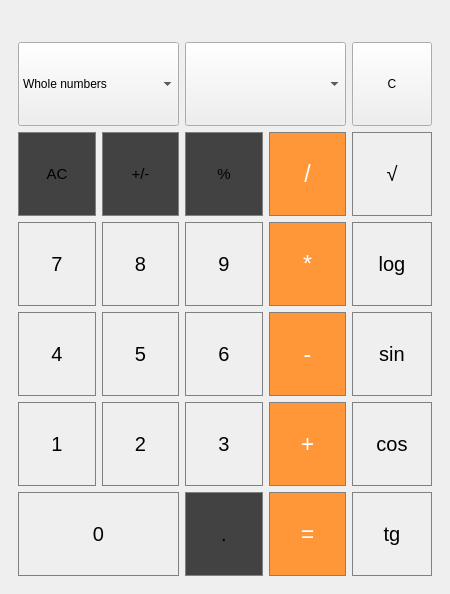
<?xml version="1.0" encoding="UTF-8"?>
<ui version="4.0">
 <class>MainWindow</class>
 <widget class="QMainWindow" name="MainWindow">
  <property name="geometry">
   <rect>
    <x>0</x>
    <y>0</y>
    <width>450</width>
    <height>594</height>
   </rect>
  </property>
  <property name="windowTitle">
   <string>MainWindow</string>
  </property>
  <widget class="QWidget" name="centralwidget">
   <layout class="QGridLayout" name="gridLayout_3">
    <item row="0" column="0">
     <widget class="QWidget" name="widget_2" native="true">
      <layout class="QGridLayout" name="gridLayout">
       <item row="0" column="0">
        <layout class="QVBoxLayout" name="verticalLayout_2"/>
       </item>
       <item row="1" column="0">
        <layout class="QVBoxLayout" name="displayResult&#10;"/>
       </item>
      </layout>
     </widget>
    </item>
    <item row="1" column="0">
     <widget class="QWidget" name="widget" native="true">
      <layout class="QGridLayout" name="gridLayout_2">
       <item row="0" column="0" colspan="2">
        <widget class="QComboBox" name="comboBox">
         <property name="sizePolicy">
          <sizepolicy hsizetype="Expanding" vsizetype="Expanding">
           <horstretch>0</horstretch>
           <verstretch>0</verstretch>
          </sizepolicy>
         </property>
         <item>
          <property name="text">
           <string>Whole numbers</string>
          </property>
         </item>
         <item>
          <property name="text">
           <string>Fractional numbers</string>
          </property>
         </item>
        </widget>
       </item>
       <item row="0" column="2" colspan="2">
        <widget class="QComboBox" name="comboUnits_2">
         <property name="sizePolicy">
          <sizepolicy hsizetype="Expanding" vsizetype="Expanding">
           <horstretch>0</horstretch>
           <verstretch>0</verstretch>
          </sizepolicy>
         </property>
        </widget>
       </item>
       <item row="0" column="4">
        <widget class="QPushButton" name="pushButton_Clear">
         <property name="sizePolicy">
          <sizepolicy hsizetype="Expanding" vsizetype="Expanding">
           <horstretch>0</horstretch>
           <verstretch>0</verstretch>
          </sizepolicy>
         </property>
         <property name="text">
          <string>C</string>
         </property>
        </widget>
       </item>
       <item row="1" column="0">
        <widget class="QPushButton" name="pushButton_AC">
         <property name="sizePolicy">
          <sizepolicy hsizetype="Expanding" vsizetype="Expanding">
           <horstretch>0</horstretch>
           <verstretch>0</verstretch>
          </sizepolicy>
         </property>
         <property name="font">
          <font>
           <pointsize>11</pointsize>
          </font>
         </property>
         <property name="styleSheet">
          <string notr="true">
QPushButton {
	background-color: rgb(66, 66, 66);
	border: 1px solid gray;
}
QPushButton:pressed {
	background-color: qlineargradient(x1: 0, y1: 0, x2: 0, y2: 1,
										stop: 0 #BEBEBE, stop: 1 #D7D7D7);
}</string>
         </property>
         <property name="text">
          <string>AC</string>
         </property>
        </widget>
       </item>
       <item row="1" column="1">
        <widget class="QPushButton" name="pushButton_negative">
         <property name="sizePolicy">
          <sizepolicy hsizetype="Expanding" vsizetype="Expanding">
           <horstretch>0</horstretch>
           <verstretch>0</verstretch>
          </sizepolicy>
         </property>
         <property name="font">
          <font>
           <pointsize>11</pointsize>
          </font>
         </property>
         <property name="styleSheet">
          <string notr="true">
QPushButton {
	background-color: rgb(66, 66, 66);
	border: 1px solid gray;
}
QPushButton:pressed {
	background-color: qlineargradient(x1: 0, y1: 0, x2: 0, y2: 1,
										stop: 0 #BEBEBE, stop: 1 #D7D7D7);
}</string>
         </property>
         <property name="text">
          <string>+/-</string>
         </property>
        </widget>
       </item>
       <item row="1" column="2">
        <widget class="QPushButton" name="pushButton_percent">
         <property name="sizePolicy">
          <sizepolicy hsizetype="Expanding" vsizetype="Expanding">
           <horstretch>0</horstretch>
           <verstretch>0</verstretch>
          </sizepolicy>
         </property>
         <property name="font">
          <font>
           <pointsize>11</pointsize>
          </font>
         </property>
         <property name="styleSheet">
          <string notr="true">
QPushButton {
	background-color: rgb(66, 66, 66);
	border: 1px solid gray;
}
QPushButton:pressed {
	background-color: qlineargradient(x1: 0, y1: 0, x2: 0, y2: 1,
										stop: 0 #BEBEBE, stop: 1 #D7D7D7);
}</string>
         </property>
         <property name="text">
          <string>%</string>
         </property>
        </widget>
       </item>
       <item row="1" column="3">
        <widget class="QPushButton" name="pushButton_divide">
         <property name="sizePolicy">
          <sizepolicy hsizetype="Expanding" vsizetype="Expanding">
           <horstretch>0</horstretch>
           <verstretch>0</verstretch>
          </sizepolicy>
         </property>
         <property name="font">
          <font>
           <pointsize>17</pointsize>
          </font>
         </property>
         <property name="styleSheet">
          <string notr="true">QPushButton {
	background-color: rgb(255, 151, 57);
	color: white;
	border: 1px solid gray;
}
QPushButton:pressed {
	background-color: qlineargradient(x1: 0, y1: 0, x2: 0, y2: 1,
										stop: 0 #FF7832, stop: 1 #FF9739);
}</string>
         </property>
         <property name="text">
          <string>/</string>
         </property>
        </widget>
       </item>
       <item row="1" column="4">
        <widget class="QPushButton" name="pushButton_root">
         <property name="sizePolicy">
          <sizepolicy hsizetype="Expanding" vsizetype="Expanding">
           <horstretch>0</horstretch>
           <verstretch>0</verstretch>
          </sizepolicy>
         </property>
         <property name="font">
          <font>
           <pointsize>15</pointsize>
          </font>
         </property>
         <property name="styleSheet">
          <string notr="true">QPushButton {
	border: 1px solid gray;
}
QPushButton:pressed {
	background-color: qlineargradient(x1: 0, y1: 0, x2: 0, y2: 1,
										stop: 0 #dadbde, stop: 1 #f6f7fa);
}</string>
         </property>
         <property name="text">
          <string>√</string>
         </property>
        </widget>
       </item>
       <item row="2" column="0">
        <widget class="QPushButton" name="pushButton_7">
         <property name="sizePolicy">
          <sizepolicy hsizetype="Expanding" vsizetype="Expanding">
           <horstretch>0</horstretch>
           <verstretch>0</verstretch>
          </sizepolicy>
         </property>
         <property name="font">
          <font>
           <pointsize>15</pointsize>
          </font>
         </property>
         <property name="styleSheet">
          <string notr="true">QPushButton {
	border: 1px solid gray;
}
QPushButton:pressed {
	background-color: qlineargradient(x1: 0, y1: 0, x2: 0, y2: 1,
										stop: 0 #dadbde, stop: 1 #f6f7fa);
}</string>
         </property>
         <property name="text">
          <string>7</string>
         </property>
        </widget>
       </item>
       <item row="2" column="1">
        <widget class="QPushButton" name="pushButton_8">
         <property name="sizePolicy">
          <sizepolicy hsizetype="Expanding" vsizetype="Expanding">
           <horstretch>0</horstretch>
           <verstretch>0</verstretch>
          </sizepolicy>
         </property>
         <property name="font">
          <font>
           <pointsize>15</pointsize>
          </font>
         </property>
         <property name="styleSheet">
          <string notr="true">QPushButton {
	border: 1px solid gray;
}
QPushButton:pressed {
	background-color: qlineargradient(x1: 0, y1: 0, x2: 0, y2: 1,
										stop: 0 #dadbde, stop: 1 #f6f7fa);
}</string>
         </property>
         <property name="text">
          <string>8</string>
         </property>
        </widget>
       </item>
       <item row="2" column="2">
        <widget class="QPushButton" name="pushButton_9">
         <property name="sizePolicy">
          <sizepolicy hsizetype="Expanding" vsizetype="Expanding">
           <horstretch>0</horstretch>
           <verstretch>0</verstretch>
          </sizepolicy>
         </property>
         <property name="font">
          <font>
           <pointsize>15</pointsize>
          </font>
         </property>
         <property name="styleSheet">
          <string notr="true">QPushButton {
	border: 1px solid gray;
}
QPushButton:pressed {
	background-color: qlineargradient(x1: 0, y1: 0, x2: 0, y2: 1,
										stop: 0 #dadbde, stop: 1 #f6f7fa);
}</string>
         </property>
         <property name="text">
          <string>9</string>
         </property>
        </widget>
       </item>
       <item row="2" column="3">
        <widget class="QPushButton" name="pushButton_multi">
         <property name="sizePolicy">
          <sizepolicy hsizetype="Expanding" vsizetype="Expanding">
           <horstretch>0</horstretch>
           <verstretch>0</verstretch>
          </sizepolicy>
         </property>
         <property name="font">
          <font>
           <pointsize>17</pointsize>
          </font>
         </property>
         <property name="styleSheet">
          <string notr="true">QPushButton {
	background-color: rgb(255, 151, 57);
	color: white;
	border: 1px solid gray;
}
QPushButton:pressed {
	background-color: qlineargradient(x1: 0, y1: 0, x2: 0, y2: 1,
										stop: 0 #FF7832, stop: 1 #FF9739);
}</string>
         </property>
         <property name="text">
          <string>*</string>
         </property>
        </widget>
       </item>
       <item row="2" column="4">
        <widget class="QPushButton" name="pushButton_log">
         <property name="sizePolicy">
          <sizepolicy hsizetype="Expanding" vsizetype="Expanding">
           <horstretch>0</horstretch>
           <verstretch>0</verstretch>
          </sizepolicy>
         </property>
         <property name="font">
          <font>
           <pointsize>15</pointsize>
          </font>
         </property>
         <property name="styleSheet">
          <string notr="true">QPushButton {
	border: 1px solid gray;
}
QPushButton:pressed {
	background-color: qlineargradient(x1: 0, y1: 0, x2: 0, y2: 1,
										stop: 0 #dadbde, stop: 1 #f6f7fa);
}</string>
         </property>
         <property name="text">
          <string>log</string>
         </property>
        </widget>
       </item>
       <item row="3" column="0">
        <widget class="QPushButton" name="pushButton_4">
         <property name="sizePolicy">
          <sizepolicy hsizetype="Expanding" vsizetype="Expanding">
           <horstretch>0</horstretch>
           <verstretch>0</verstretch>
          </sizepolicy>
         </property>
         <property name="font">
          <font>
           <pointsize>15</pointsize>
          </font>
         </property>
         <property name="styleSheet">
          <string notr="true">QPushButton {
	border: 1px solid gray;
}
QPushButton:pressed {
	background-color: qlineargradient(x1: 0, y1: 0, x2: 0, y2: 1,
										stop: 0 #dadbde, stop: 1 #f6f7fa);
}</string>
         </property>
         <property name="text">
          <string>4</string>
         </property>
        </widget>
       </item>
       <item row="3" column="1">
        <widget class="QPushButton" name="pushButton_5">
         <property name="sizePolicy">
          <sizepolicy hsizetype="Expanding" vsizetype="Expanding">
           <horstretch>0</horstretch>
           <verstretch>0</verstretch>
          </sizepolicy>
         </property>
         <property name="font">
          <font>
           <pointsize>15</pointsize>
          </font>
         </property>
         <property name="styleSheet">
          <string notr="true">QPushButton {
	border: 1px solid gray;
}
QPushButton:pressed {
	background-color: qlineargradient(x1: 0, y1: 0, x2: 0, y2: 1,
										stop: 0 #dadbde, stop: 1 #f6f7fa);
}</string>
         </property>
         <property name="text">
          <string>5</string>
         </property>
        </widget>
       </item>
       <item row="3" column="2">
        <widget class="QPushButton" name="pushButton_6">
         <property name="sizePolicy">
          <sizepolicy hsizetype="Expanding" vsizetype="Expanding">
           <horstretch>0</horstretch>
           <verstretch>0</verstretch>
          </sizepolicy>
         </property>
         <property name="font">
          <font>
           <pointsize>15</pointsize>
          </font>
         </property>
         <property name="styleSheet">
          <string notr="true">QPushButton {
	border: 1px solid gray;
}
QPushButton:pressed {
	background-color: qlineargradient(x1: 0, y1: 0, x2: 0, y2: 1,
										stop: 0 #dadbde, stop: 1 #f6f7fa);
}</string>
         </property>
         <property name="text">
          <string>6</string>
         </property>
        </widget>
       </item>
       <item row="3" column="3">
        <widget class="QPushButton" name="pushButton_diff">
         <property name="sizePolicy">
          <sizepolicy hsizetype="Expanding" vsizetype="Expanding">
           <horstretch>0</horstretch>
           <verstretch>0</verstretch>
          </sizepolicy>
         </property>
         <property name="font">
          <font>
           <pointsize>17</pointsize>
          </font>
         </property>
         <property name="styleSheet">
          <string notr="true">QPushButton {
	background-color: rgb(255, 151, 57);
	color: white;
	border: 1px solid gray;
}
QPushButton:pressed {
	background-color: qlineargradient(x1: 0, y1: 0, x2: 0, y2: 1,
										stop: 0 #FF7832, stop: 1 #FF9739);
}</string>
         </property>
         <property name="text">
          <string>-</string>
         </property>
        </widget>
       </item>
       <item row="3" column="4">
        <widget class="QPushButton" name="pushButton_sin">
         <property name="sizePolicy">
          <sizepolicy hsizetype="Expanding" vsizetype="Expanding">
           <horstretch>0</horstretch>
           <verstretch>0</verstretch>
          </sizepolicy>
         </property>
         <property name="font">
          <font>
           <pointsize>15</pointsize>
          </font>
         </property>
         <property name="styleSheet">
          <string notr="true">QPushButton {
	border: 1px solid gray;
}
QPushButton:pressed {
	background-color: qlineargradient(x1: 0, y1: 0, x2: 0, y2: 1,
										stop: 0 #dadbde, stop: 1 #f6f7fa);
}</string>
         </property>
         <property name="text">
          <string>sin</string>
         </property>
        </widget>
       </item>
       <item row="4" column="0">
        <widget class="QPushButton" name="pushButton_1">
         <property name="sizePolicy">
          <sizepolicy hsizetype="Expanding" vsizetype="Expanding">
           <horstretch>0</horstretch>
           <verstretch>0</verstretch>
          </sizepolicy>
         </property>
         <property name="font">
          <font>
           <pointsize>15</pointsize>
          </font>
         </property>
         <property name="styleSheet">
          <string notr="true">QPushButton {
	border: 1px solid gray;
}
QPushButton:pressed {
	background-color: qlineargradient(x1: 0, y1: 0, x2: 0, y2: 1,
										stop: 0 #dadbde, stop: 1 #f6f7fa);
}</string>
         </property>
         <property name="text">
          <string>1</string>
         </property>
        </widget>
       </item>
       <item row="4" column="1">
        <widget class="QPushButton" name="pushButton_2">
         <property name="sizePolicy">
          <sizepolicy hsizetype="Expanding" vsizetype="Expanding">
           <horstretch>0</horstretch>
           <verstretch>0</verstretch>
          </sizepolicy>
         </property>
         <property name="font">
          <font>
           <pointsize>15</pointsize>
          </font>
         </property>
         <property name="styleSheet">
          <string notr="true">QPushButton {
	border: 1px solid gray;
}
QPushButton:pressed {
	background-color: qlineargradient(x1: 0, y1: 0, x2: 0, y2: 1,
										stop: 0 #dadbde, stop: 1 #f6f7fa);
}</string>
         </property>
         <property name="text">
          <string>2</string>
         </property>
        </widget>
       </item>
       <item row="4" column="2">
        <widget class="QPushButton" name="pushButton_3">
         <property name="sizePolicy">
          <sizepolicy hsizetype="Expanding" vsizetype="Expanding">
           <horstretch>0</horstretch>
           <verstretch>0</verstretch>
          </sizepolicy>
         </property>
         <property name="font">
          <font>
           <pointsize>15</pointsize>
          </font>
         </property>
         <property name="styleSheet">
          <string notr="true">QPushButton {
	border: 1px solid gray;
}
QPushButton:pressed {
	background-color: qlineargradient(x1: 0, y1: 0, x2: 0, y2: 1,
										stop: 0 #dadbde, stop: 1 #f6f7fa);
}</string>
         </property>
         <property name="text">
          <string>3</string>
         </property>
        </widget>
       </item>
       <item row="4" column="3">
        <widget class="QPushButton" name="pushButton_plus">
         <property name="sizePolicy">
          <sizepolicy hsizetype="Expanding" vsizetype="Expanding">
           <horstretch>0</horstretch>
           <verstretch>0</verstretch>
          </sizepolicy>
         </property>
         <property name="font">
          <font>
           <pointsize>17</pointsize>
          </font>
         </property>
         <property name="styleSheet">
          <string notr="true">QPushButton {
	background-color: rgb(255, 151, 57);
	color: white;
	border: 1px solid gray;
}
QPushButton:pressed {
	background-color: qlineargradient(x1: 0, y1: 0, x2: 0, y2: 1,
										stop: 0 #FF7832, stop: 1 #FF9739);
}</string>
         </property>
         <property name="text">
          <string>+</string>
         </property>
        </widget>
       </item>
       <item row="4" column="4">
        <widget class="QPushButton" name="pushButton_cos">
         <property name="sizePolicy">
          <sizepolicy hsizetype="Expanding" vsizetype="Expanding">
           <horstretch>0</horstretch>
           <verstretch>0</verstretch>
          </sizepolicy>
         </property>
         <property name="font">
          <font>
           <pointsize>15</pointsize>
          </font>
         </property>
         <property name="styleSheet">
          <string notr="true">QPushButton {
	border: 1px solid gray;
}
QPushButton:pressed {
	background-color: qlineargradient(x1: 0, y1: 0, x2: 0, y2: 1,
										stop: 0 #dadbde, stop: 1 #f6f7fa);
}</string>
         </property>
         <property name="text">
          <string>cos</string>
         </property>
        </widget>
       </item>
       <item row="5" column="0" colspan="2">
        <widget class="QPushButton" name="pushButton_0">
         <property name="sizePolicy">
          <sizepolicy hsizetype="Expanding" vsizetype="Expanding">
           <horstretch>0</horstretch>
           <verstretch>0</verstretch>
          </sizepolicy>
         </property>
         <property name="font">
          <font>
           <pointsize>15</pointsize>
          </font>
         </property>
         <property name="styleSheet">
          <string notr="true">QPushButton {
	border: 1px solid gray;
}
QPushButton:pressed {
	background-color: qlineargradient(x1: 0, y1: 0, x2: 0, y2: 1,
										stop: 0 #dadbde, stop: 1 #f6f7fa);
}</string>
         </property>
         <property name="text">
          <string>0</string>
         </property>
        </widget>
       </item>
       <item row="5" column="2">
        <widget class="QPushButton" name="pushButton_dot">
         <property name="sizePolicy">
          <sizepolicy hsizetype="Expanding" vsizetype="Expanding">
           <horstretch>0</horstretch>
           <verstretch>0</verstretch>
          </sizepolicy>
         </property>
         <property name="font">
          <font>
           <pointsize>15</pointsize>
          </font>
         </property>
         <property name="styleSheet">
          <string notr="true">
QPushButton {
	background-color: rgb(66, 66, 66);
	border: 1px solid gray;
}
QPushButton:pressed {
	background-color: qlineargradient(x1: 0, y1: 0, x2: 0, y2: 1,
										stop: 0 #BEBEBE, stop: 1 #D7D7D7);
}</string>
         </property>
         <property name="text">
          <string>.</string>
         </property>
        </widget>
       </item>
       <item row="5" column="3">
        <widget class="QPushButton" name="pushButton_equal">
         <property name="sizePolicy">
          <sizepolicy hsizetype="Expanding" vsizetype="Expanding">
           <horstretch>0</horstretch>
           <verstretch>0</verstretch>
          </sizepolicy>
         </property>
         <property name="font">
          <font>
           <pointsize>17</pointsize>
          </font>
         </property>
         <property name="styleSheet">
          <string notr="true">QPushButton {
	background-color: rgb(255, 151, 57);
	color: white;
	border: 1px solid gray;
}
QPushButton:pressed {
	background-color: qlineargradient(x1: 0, y1: 0, x2: 0, y2: 1,
										stop: 0 #FF7832, stop: 1 #FF9739);
}</string>
         </property>
         <property name="text">
          <string>=</string>
         </property>
        </widget>
       </item>
       <item row="5" column="4">
        <widget class="QPushButton" name="pushButton_tg">
         <property name="sizePolicy">
          <sizepolicy hsizetype="Expanding" vsizetype="Expanding">
           <horstretch>0</horstretch>
           <verstretch>0</verstretch>
          </sizepolicy>
         </property>
         <property name="font">
          <font>
           <pointsize>15</pointsize>
          </font>
         </property>
         <property name="styleSheet">
          <string notr="true">QPushButton {
	border: 1px solid gray;
}
QPushButton:pressed {
	background-color: qlineargradient(x1: 0, y1: 0, x2: 0, y2: 1,
										stop: 0 #dadbde, stop: 1 #f6f7fa);
}</string>
         </property>
         <property name="text">
          <string>tg</string>
         </property>
        </widget>
       </item>
      </layout>
     </widget>
    </item>
   </layout>
  </widget>
 </widget>
 <resources/>
 <connections/>
</ui>
